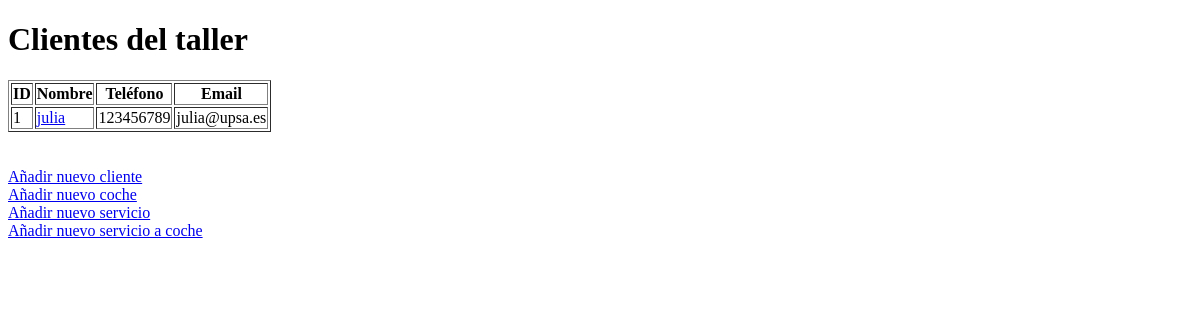
/gestion/clientes/, run on an earlier commit of the app's database.
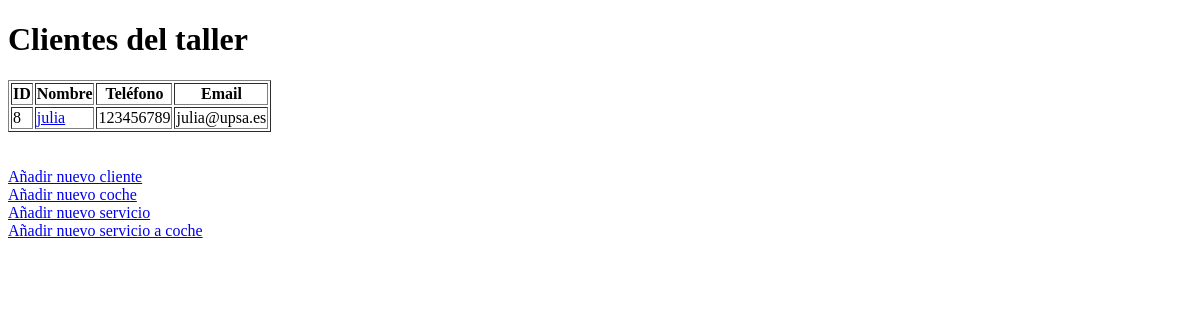
And on a later commit of the database.
### app_gestion_taller/models.py (models this page shows, shortened)
class Cliente(models.Model):
    nombre = models.CharField(max_length=100)
    telefono = models.CharField(max_length=15)
    email = models.EmailField()

### app_gestion_taller/views.py (the view)
# urls.py: path('clientes/', lista_clientes, name='lista_clientes'),
def lista_clientes(request):
    clientes = Cliente.objects.all()
    return render(request, 'app_gestion_taller/lista_clientes.html', {'clientes': clientes})

### templates/app_gestion_taller/lista_clientes.html (shortened to what this page needs)
<!DOCTYPE html>
<html lang="es">
<head>
</head>
<body>
    <h1>Clientes del taller</h1>
    <table border="1">
        <thead>
            <tr>
                <th>ID</th>
                <th>Nombre</th>
                <th>Teléfono</th>
                <th>Email</th>
            </tr>
        </thead>
        <tbody>
            {% for cliente in clientes %}
        <tr>
            <td>{{ cliente.id }}</td>
            <td><a href="{% url 'detalle_cliente' cliente.id %}">{{ cliente.nombre }}</a></td>
            <td>{{ cliente.telefono }}</td>
            <td>{{ cliente.email }}</td>
        </tr>
        {% endfor %}
        </tbody>
    </table>
    <br>
    <br>
    <a href="{% url 'nuevo_cliente' %}">Añadir nuevo cliente</a>
    <br>
    <a href="{% url 'nuevo_coche' %}">Añadir nuevo coche</a>
    <br>
    <a href="{% url 'nuevo_servicio' %}">Añadir nuevo servicio</a>
    <br>
    <a href="{% url 'nuevo_coche_servicio' %}">Añadir nuevo servicio a coche</a>
</body>
</html>

What changed in the data, as far as the page shows it:
removed Cliente: id "1", nombre "julia", telefono "123456789", email "julia@upsa.es"
added Cliente: id "8", nombre "julia", telefono "123456789", email "julia@upsa.es"
